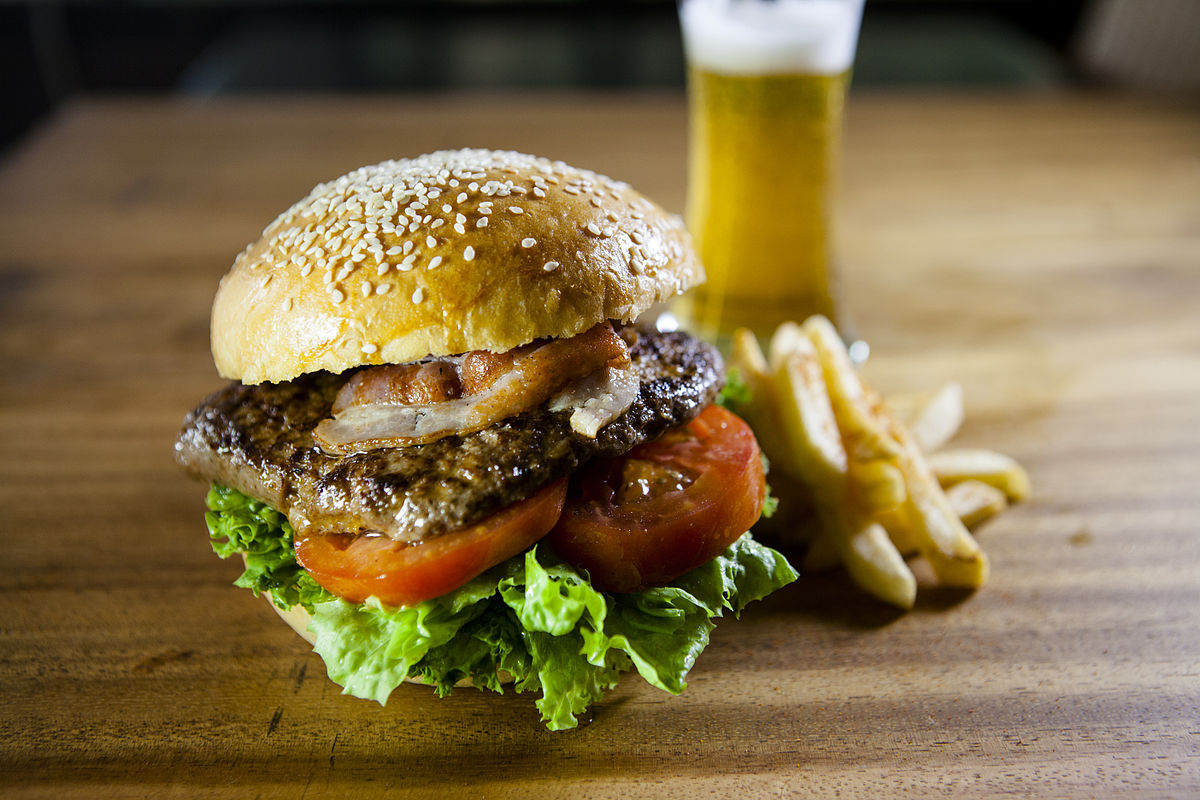
#> input picture example_images/burguer.jpg, 1200 x 800 px, found by its file name
$ jupyter execute --allow-errors endpoint_prediction.ipynb
#> lines starting #> are read from the running program, lines starting #| are printed output that depends on the picture
[cell 1]
from google.cloud import aiplatform
import numpy as np
from PIL import Image
import cv2

[cell 2]
def prediction_request (IMAGE_PATH, PROJECT_NUMBER, ENDPOINT_ID):

    """
     Make a prediction request using a model deployed on Google Cloud AI Platform.

     Parameters:
     - IMAGE_PATH: Path to the image file for prediction.
     - PROJECT_NUMBER: Project number in Google Cloud.
     - ENDPOINT_ID: ID of the endpoint on which the model has been deployed.

     Returns:
     - predicted_class: The class predicted by the model.

     This function loads an image, resizes it, and sends it to the model at the specified endpoint.
     Then, it returns the class predicted by the model.
     """
#> called with PROJECT_NUMBER = '225542939702', ENDPOINT_ID = '4136160433553801216'

    # Cargar la imagen y redimensionarla
    im = Image.open(IMAGE_PATH)
#> im is the input picture: PIL image 1200x800 RGB; mean R, G, B 127.5, 108.2, 68.8
    input_height, input_width = 200, 200
    im_resize = im.resize((input_width, input_height))
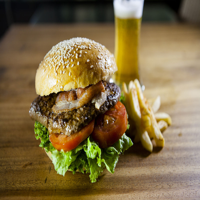
#> im_resize: PIL image 200x200 RGB; mean R, G, B 127.5, 108.2, 68.8
    im_array = np.array(im_resize, dtype=np.float32) / 255.0  # Convertir a float32 y normalizar
    img_bgr = cv2.cvtColor(im_array, cv2.COLOR_RGB2BGR)
    img_list = [img_bgr.tolist()]


    # Crear una instancia de Endpoint
    endpoint = aiplatform.Endpoint(
        endpoint_name=f"projects/{PROJECT_NUMBER}/locations/europe-west1/endpoints/{ENDPOINT_ID}"
    )

    # Hace la petición de predicción
    predictions = endpoint.predict(instances=img_list).predictions
    predicted_class = np.argmax(predictions, axis=1)

    return predicted_class


$ run again, with example_images/butter_naan.jpg copied over example_images/burguer.jpg
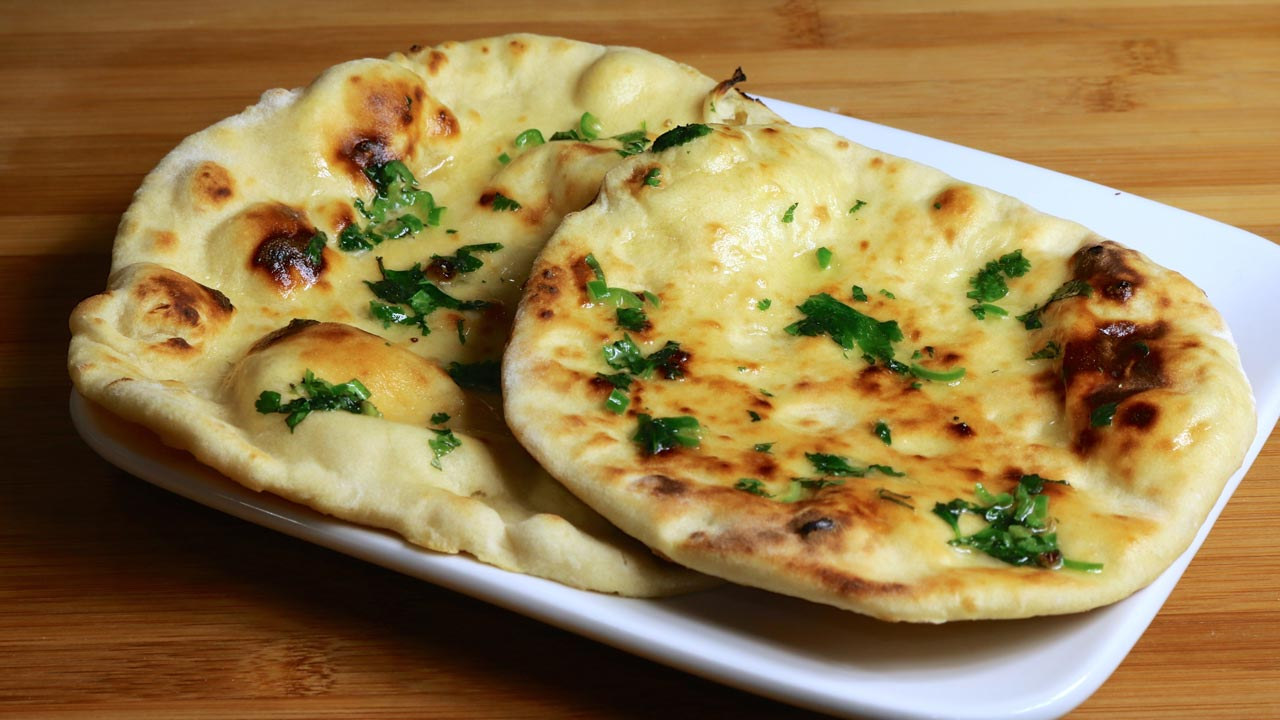
#> input picture example_images/butter_naan.jpg, 1280 x 720 px, found by its file name
#> in prediction_request, im is the input picture: PIL image 1280x720 RGB; mean R, G, B 149.9, 123.2, 75
#> in prediction_request, `im_resize = im.resize((input_width, input_height))`:
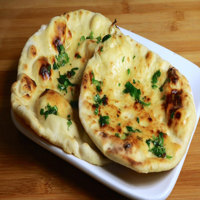
#> im_resize: PIL image 200x200 RGB; mean R, G, B 149.9, 123.2, 75

$ run again, with example_images/momos.jpg copied over example_images/burguer.jpg
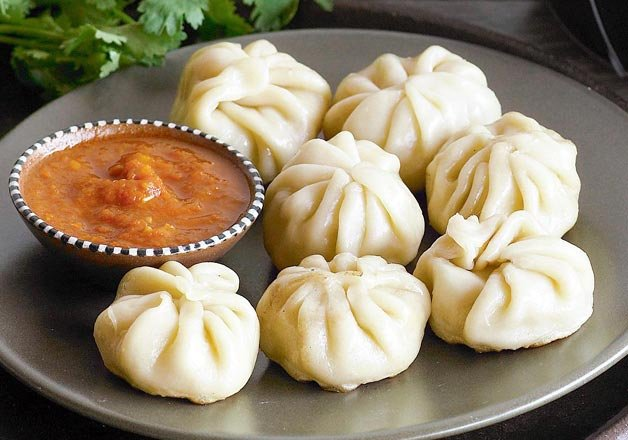
#> input picture example_images/momos.jpg, 628 x 440 px, found by its file name
#> in prediction_request, im is the input picture: PIL image 628x440 RGB; mean R, G, B 147.8, 134.7, 110.4
#> in prediction_request, `im_resize = im.resize((input_width, input_height))`:
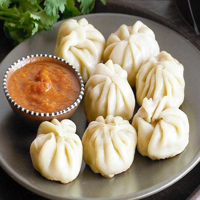
#> im_resize: PIL image 200x200 RGB; mean R, G, B 147.8, 134.7, 110.4
